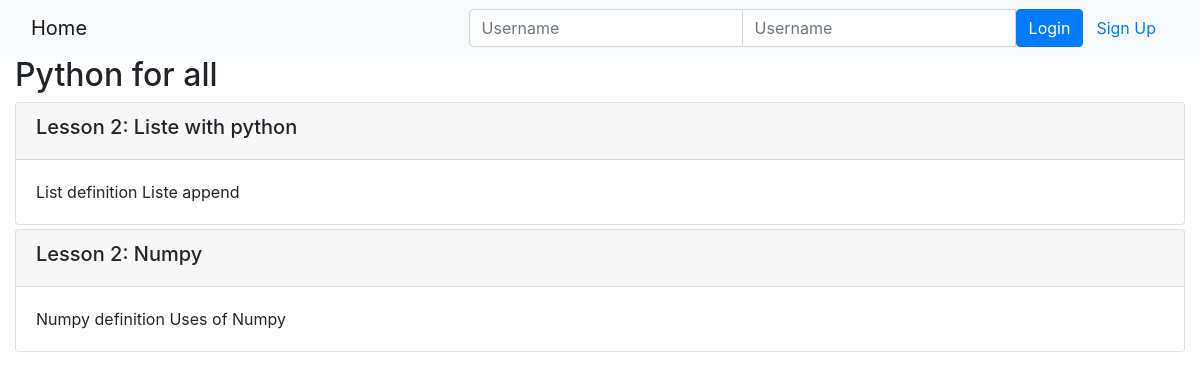
Page /onlinecourse/1/ on the committed database.
### onlinecourse/models.py (models this page shows, shortened)
class Course(models.Model):
    name = models.CharField(null=False, max_length=30, default='online course')
    image = models.ImageField(upload_to='course_images/')
    description = models.CharField(max_length=1000)
    pub_date = models.DateField(null=True)
    instructors = models.ManyToManyField(Instructor)
    users = models.ManyToManyField(settings.AUTH_USER_MODEL, through='Enrollment')
    total_enrollment = models.IntegerField(default=0)
    is_enrolled = False

class Lesson(models.Model):
    title = models.CharField(max_length=200, default="title")
    order = models.IntegerField(default=0)
    course = models.ForeignKey(Course, on_delete=models.CASCADE)
    content = models.TextField()

### onlinecourse/views.py (the view)
# urls.py: path('<int:pk>/', views.CourseDetailView.as_view(), name='course_details'),
class CourseDetailView(generic.DetailView):
    model = Course
    template_name = 'onlinecourse/course_detail_bootstrap.html'

### onlinecourse/templates/onlinecourse/course_detail_bootstrap.html (shortened to what this page needs)
<!DOCTYPE html>
<html lang="en">
<head>
     {% load static %}
    <link rel="stylesheet" href="https://maxcdn.bootstrapcdn.com/bootstrap/4.5.2/css/bootstrap.min.css">
</head>
<body>
    <nav class="navbar navbar-light bg-light">
        <div class="container-fluid">
            <div class="navbar-header">
                  <a class="navbar-brand" href="{% url 'onlinecourse:index' %}">Home</a>
            </div>
            <ul class="nav navbar-nav navbar-right">
                {% if user.is_authenticated %}
                <li>
                    <a class="btn btn-link" href="#">{{ user.first_name }}({{ user.username }})</a>
                    <a class="btn btn-link" href="{% url 'onlinecourse:logout' %}">Logout</a>
                </li>
                {% else %}
                <li>
                    <form class="form-inline" action="{% url 'onlinecourse:login' %}" method="post">
                        <div class="input-group">
                            <input type="text" class="form-control" placeholder="Username" name="username" >
                            <input type="password" class="form-control" placeholder="Username" name="psw" >
                            <button class="btn btn-primary" type="submit">Login</button>
                            <a class="btn btn-link" href="{% url 'onlinecourse:registration' %}">Sign Up</a>
                        </div>
                    </form>
                </li>
                {% endif %}
            </ul>
        </div>
    </nav>
    <div class="container-fluid">
            <h2>{{ course.name }}</h2>
            <div class="card-columns-vertical">
                {% for lesson in course.lesson_set.all %}
                    <div class="card mt-1">
                        <div class="card-header"><h5>Lesson {{lesson.order|add:1}}: {{lesson.title}}</h5></div>
                        <div class="card-body">{{lesson.content}}</div>
                    </div>
                {% endfor %}
            </div>
    </div>
</body>
</html>

### rows in the picture
Course: name "Python for all"
Lesson: order|add "2", title "Liste with python", content "List definition Liste append"
Lesson: order|add "2", title "Numpy", content "Numpy definition Uses of Numpy"
